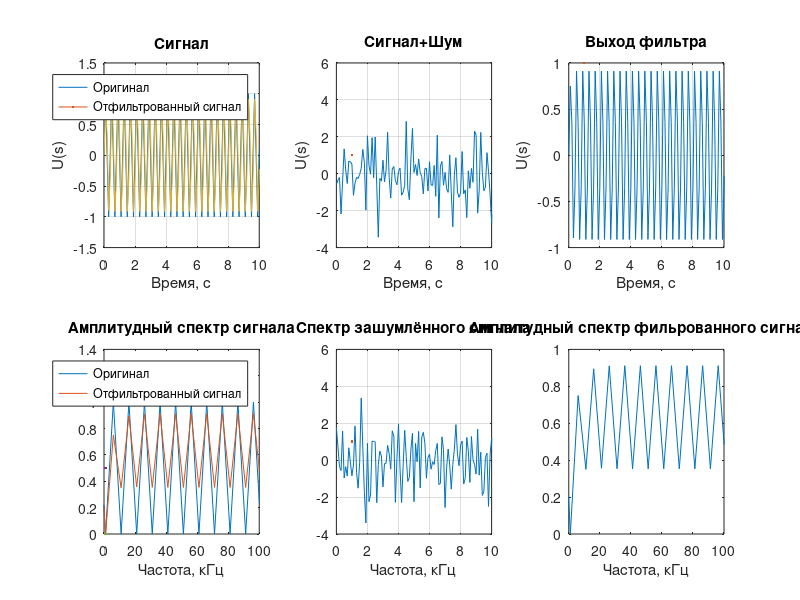
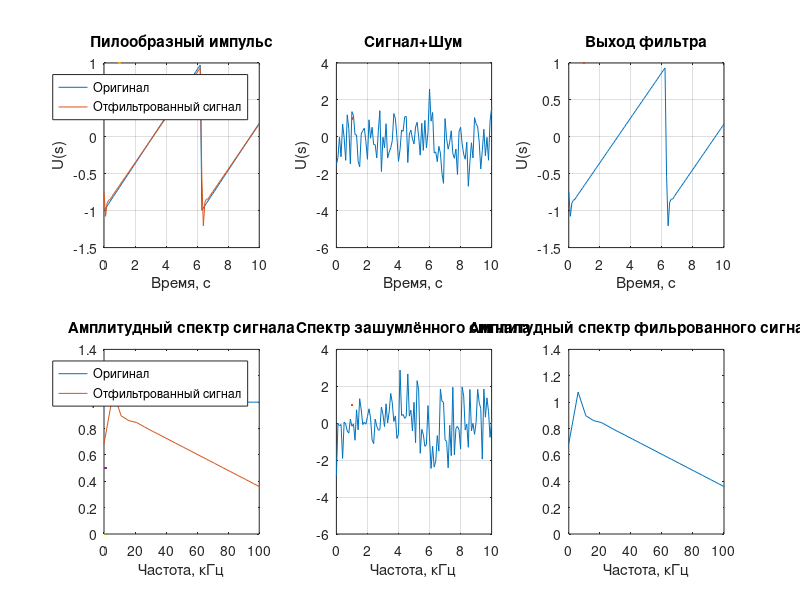
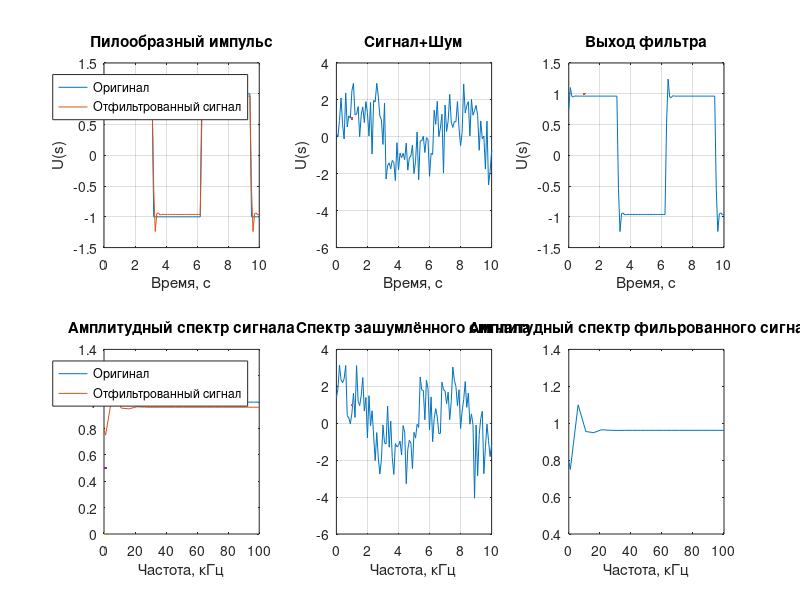

Recreate these plots in MATLAB, in order.
clear;
close all;

%====Константны====%
Fs = 4500;
a = [1 0.2 0.1];
b = [0.75 0.5];

%======Построение сигналов=========%

t = 0:.1:89.7;  %отсчёты времени
w = -pi:0.007:pi;
f = Fs*w/(2*pi);  %частота 



%===========описание сигналов==========%


signal_sin = sin(200*pi*t) + sin(25*pi*t) + sin(500*pi*t); %СИНУСОИДА

signal_pil = sawtooth(t, 1); %пилообразный сигнал

signal_meandr = square(t, 50);


%========РАСЧЁТ СПЕКТРАЛЬНЫХ ХАРАКТЕРИСТИК=========


%=========спектры синус========%
spectr_signal_sin = fftshift(signal_sin);  %спектр оригинального сигнала

noise_signal_sin = awgn(signal_sin, 0.25); %инициализация зашумлённого сигнала (оригинал + АБГШ)
    spectr_noise_sin = fftshift(noise_signal_sin); %спектр зашумлённого сигнала

signal_sin_filtred = filter(b, a, signal_sin); %фильтрация сигнала
    spectr_sin_filtred = fftshift(signal_sin_filtred); %спектр фильтрованного сигнала
 
%=========спектры пилообразный========%
spectr_signal_pil = fftshift(signal_meandr); %спектр оригинального пилообразного сигнала

noise_signal_pil = awgn(signal_pil, 0.25);
    spectr_noise_pil = fftshift(noise_signal_pil);

signal_pil_filtred = filter(b, a, signal_pil);
    spectr_pil_filtred = fftshift(signal_pil_filtred);


%=========спектры меандр========%
spectr_signal_meandr = fftshift(signal_meandr);

noise_signal_meandr = awgn(signal_meandr, 0.25);
    spectr_noise_meandr = fftshift(noise_signal_meandr);

signal_meandr_filtred = filter(b, a, signal_meandr);
    spectr_meandr_filtred = fftshift(signal_meandr_filtred);

%====построение графиков====%
figure('Name','Синусоидальный сигнал','NumberTitle','off');

subplot(2, 3, 1);
plot(t, signal_sin, LineWidth=1); grid on; xlim([0 10]); 
hold on;
plot(t, signal_sin_filtred, LineWidth=1); grid on; xlim([0 10]);
legend('Оригинал', 'Отфильтрованный сигнал');
xlabel('Время, с');
ylabel('U(s)');
title('Сигнал');

subplot(2, 3, 2);
plot(t, noise_signal_sin, LineWidth=1); grid on; xlim([0 10]);
xlabel('Время, с');
ylabel('U(s)');
title('Сигнал+Шум');

subplot(2, 3, 3);
plot(t, signal_sin_filtred, LineWidth=1); grid on; xlim([0 10]);
xlabel('Время, с');
ylabel('U(s)');
title('Выход фильтра');


subplot(2, 3, 4);
plot(f, abs(spectr_signal_sin)); 
hold on;
plot(f, abs(spectr_sin_filtred), LineWidth=1, Color= [0, 0.5, 0]); xlim([0 100]);
legend('Оригинал', 'Отфильтрованный сигнал');
xlabel('Частота, кГц');

title('Амплитудный спектр сигнала');

subplot(2, 3, 5);
plot(t, spectr_noise_sin, LineWidth=1); grid on; xlim([0 10]);
xlabel('Частота, кГц');
title('Спектр зашумлённого сигнала');


subplot(2, 3, 6);
plot(f, abs(spectr_sin_filtred)); xlim([0 100]);
xlabel('Частота, кГц');
title('Амплитудный спектр фильрованного сигнала');


%======второе окно=======%
figure('Name','Пилообразный сигнал','NumberTitle','off');


subplot(2, 3, 1);
plot(t, signal_pil); grid on;
hold on;
plot(t, signal_pil_filtred, LineWidth=1); grid on; xlim([0 10]);
legend('Оригинал', 'Отфильтрованный сигнал');
xlabel('Время, с');
ylabel('U(s)');
title('Пилообразный импульс');

subplot(2, 3, 2);
plot(t, noise_signal_pil, LineWidth=1); grid on; xlim([0 10]);
xlabel('Время, с');
ylabel('U(s)');
title('Сигнал+Шум');

subplot(2, 3, 3);
plot(t, signal_pil_filtred, LineWidth=1); grid on; xlim([0 10]);
xlabel('Время, с');
ylabel('U(s)');
title('Выход фильтра');


subplot(2, 3, 4);
plot(f, abs(spectr_signal_pil)); 
hold on;
plot(f, abs(spectr_pil_filtred), LineWidth=1, Color= [0, 0.5, 0]); xlim([0 100]);
legend('Оригинал', 'Отфильтрованный сигнал');
xlabel('Частота, кГц');

title('Амплитудный спектр сигнала');

subplot(2, 3, 5);
plot(t, spectr_noise_pil, LineWidth=1); grid on; xlim([0 10]);
xlabel('Частота, кГц');
title('Спектр зашумлённого сигнала');


subplot(2, 3, 6);
plot(f, abs(spectr_pil_filtred)); xlim([0 100]);
xlabel('Частота, кГц');
title('Амплитудный спектр фильрованного сигнала');



%======Маендр окно=======%
figure('Name','Меандр','NumberTitle','off');


subplot(2, 3, 1);
plot(t, signal_meandr); grid on;
hold on;
plot(t, signal_meandr_filtred, LineWidth=1); grid on; xlim([0 10]);
legend('Оригинал', 'Отфильтрованный сигнал');
xlabel('Время, с');
ylabel('U(s)');
title('Пилообразный импульс');

subplot(2, 3, 2);
plot(t, noise_signal_meandr, LineWidth=1); grid on; xlim([0 10]);
xlabel('Время, с');
ylabel('U(s)');
title('Сигнал+Шум');

subplot(2, 3, 3);
plot(t, signal_meandr_filtred, LineWidth=1); grid on; xlim([0 10]);
xlabel('Время, с');
ylabel('U(s)');
title('Выход фильтра');


subplot(2, 3, 4);
plot(f, abs(spectr_signal_meandr)); 
hold on;
plot(f, abs(spectr_meandr_filtred), LineWidth=1, Color= [0, 0.5, 0]); xlim([0 100]);
legend('Оригинал', 'Отфильтрованный сигнал');
xlabel('Частота, кГц');

title('Амплитудный спектр сигнала');

subplot(2, 3, 5);
plot(t, spectr_noise_meandr, LineWidth=1); grid on; xlim([0 10]);
xlabel('Частота, кГц');
title('Спектр зашумлённого сигнала');


subplot(2, 3, 6);
plot(f, abs(spectr_meandr_filtred)); xlim([0 100]);
xlabel('Частота, кГц');
title('Амплитудный спектр фильрованного сигнала');
